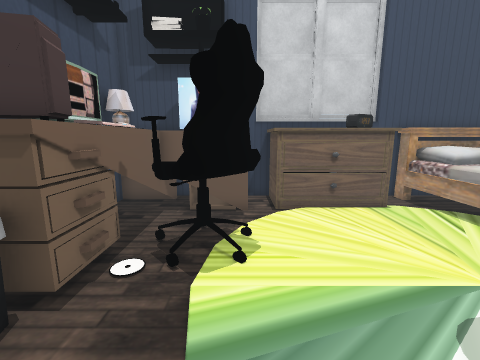
[1] (above)

16 first-person views from a walk through a Unity game level. The camera is 1.5 m above the floor, tilts 10° down and sees 90° across. Doors are open. The floor is counted in squares, 0.5 m on a side. Each view is taken from the middle of a square. On the plan, view 1 faces up. The plan holds only what a view shows up to about 19 squares ahead; the rest is blank. Some animated figures are left out. Some surface patterns are stand-ins.

[2]
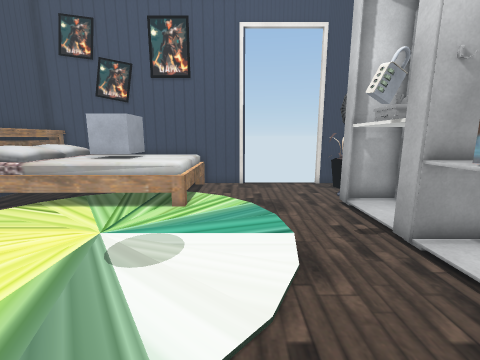

[3]
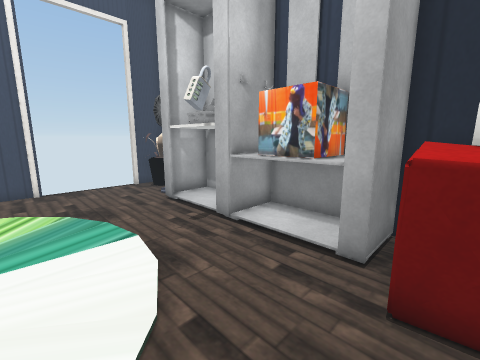

[4]
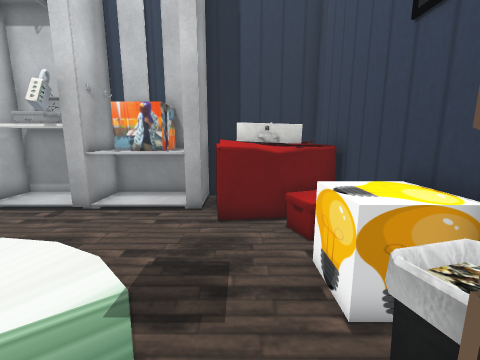

[5]
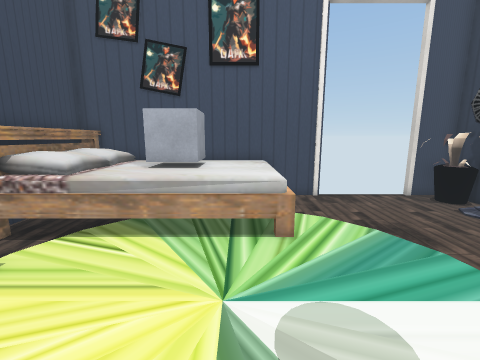

[6]
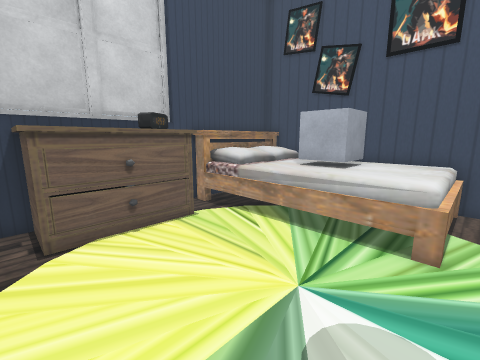

[7]
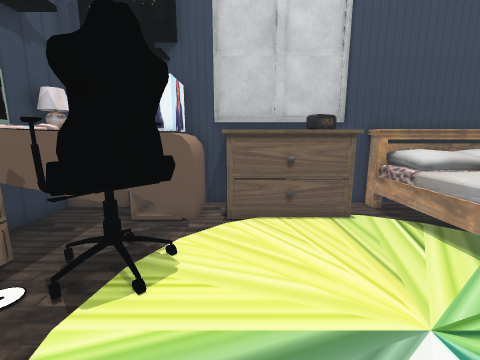

[8]
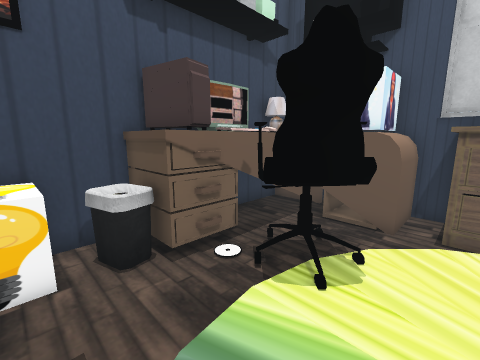

[9]
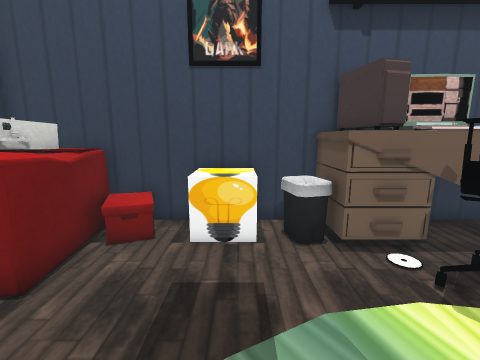

[10]
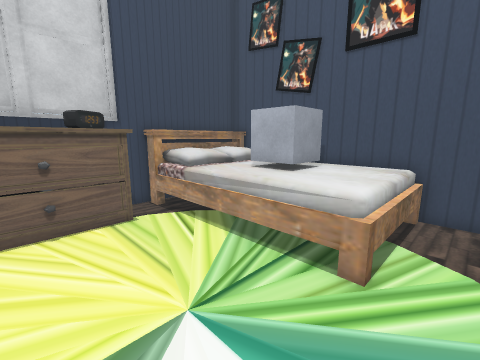

[11]
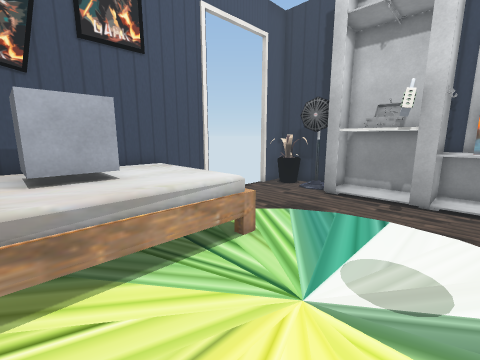

[12]
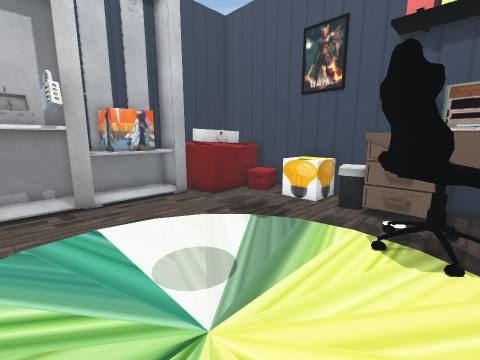

[13]
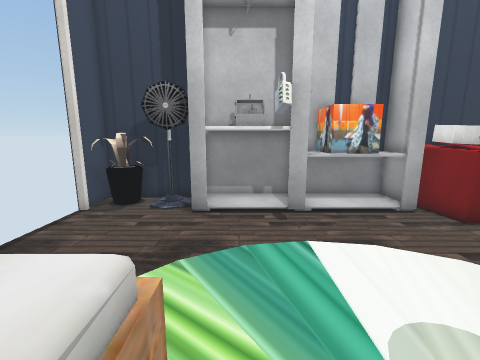

[14]
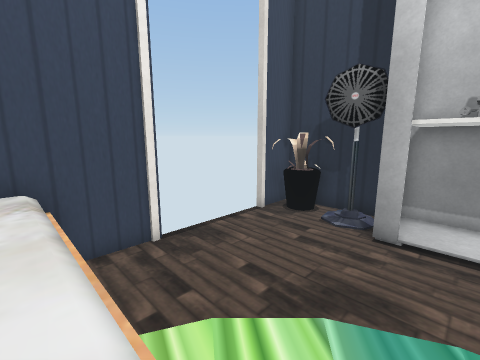

[15]
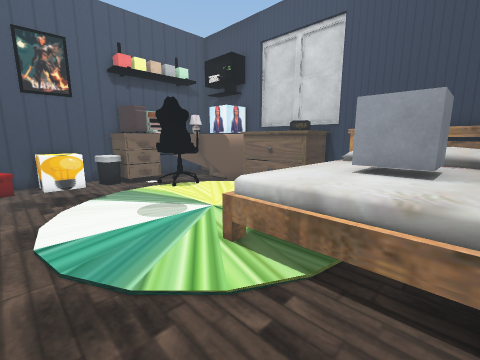

[16]
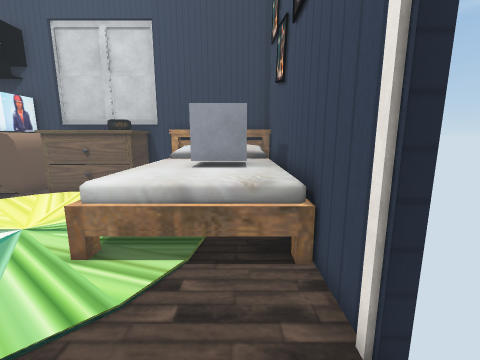

### Floor plan
Key: @ floor where view 1 was taken; # wall or solid block; x gap in a wall; . floor; D open door; = window, fence, low wall or low ledge; ^ raised ledge; O other object.
Columns run from 6 left of view 1 to 14 right of it. Each row starts with its distance up from view 1.
 12 # OOOOO#^^^^^#OOOOOO#
 11 #O  O O.^  ^^ OOOOOO#
 10 #OOOOOO.^^^#x OOOOOO#
  9 #OOO..........OOOOOO#
  8 #OOO.O........OOOOOO#
  7 #OO#OOO.......OOO OO#
  6 #OOOOOO.......OOOOOO#
  5 # OO.O........OOOOOO#
  4 #OOO..........OOOOOO#
  3 #=^=..........OOOOOO#
  2 ###...........OOOOOO#
  1 #OO.................#
  0 #OO...@.............x
 -1 #...................D
 -2 #^^.................D
 -3 #^^==#..............D
 -4 #^^^^^..............D
 -5 #^^^^^OOOOOO...O ...D
 -6 #^^^^^OO OO.OO.O#.OO#
 -7 ##^#^^OO OO##########

Where each view was taken, in squares from view 1:
view 1: 0 up, 0 right, facing up
view 2: 0 up, 2 left, facing right
view 3: 1 up, 2 left, facing down-right
view 4: 5 up, 2 left, facing down
view 5: 4 up, 1 right, facing right
view 6: 2 up, 1 right, facing up-right
view 7: 1 up, 2 right, facing up
view 8: 1 up, 2 right, facing up-left
view 9: 1 up, 3 right, facing left
view 10: 1 up, 3 right, facing up-right
view 11: 8 up, 3 right, facing down-right
view 12: 7 up, 7 right, facing down-left
view 13: 5 up, 7 right, facing down
view 14: 3 up, 7 right, facing down-right
view 15: 2 down, 13 right, facing up-left
view 16: 3 down, 12 right, facing up
